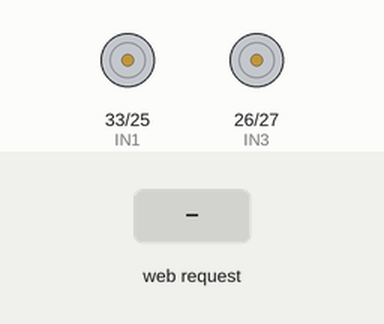
Recording of a sketch running on a simulated ESP32. On the bench: motor-driver pin pairs drawn as motors (green arrow = first pin HIGH = forward, orange = second pin HIGH = backward, longer = more drive, scaled by the enable pin). The test bench sets the inputs (shaded band). What the sketch prints to the serial monitor is not drawn.

Above: at 1.2 s.
1.3 s: HTTP request GET /go?d=f received
At 2.5 s:
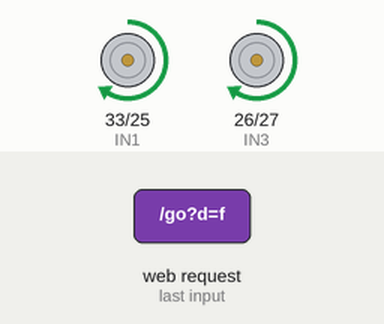
2.8 s: HTTP request GET /go received
At 3.6 s:
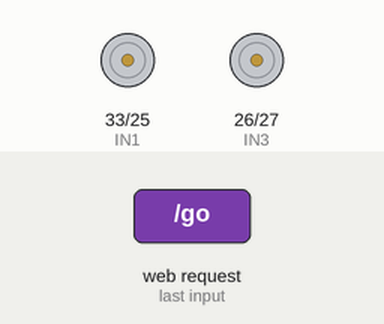
4.3 s: HTTP request GET /go?d=b received
At 4.8 s:
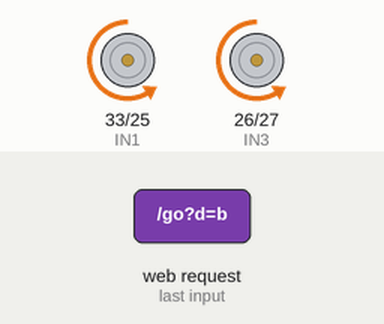
5.8 s: HTTP request GET /go?d=l received
At 7.0 s:
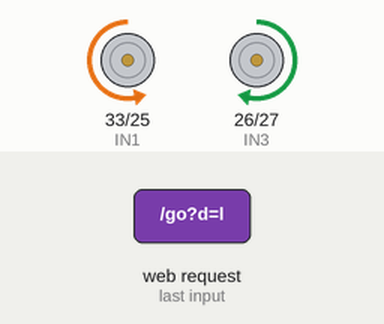
7.3 s: HTTP request GET /go?d=r received
At 8.3 s:
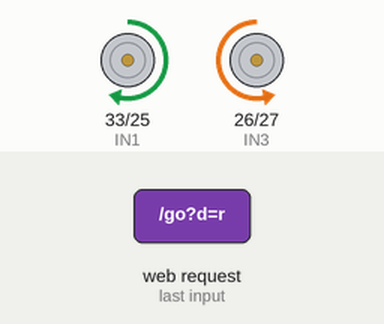
8.8 s: HTTP request GET /go?d=1 received
At 9.4 s:
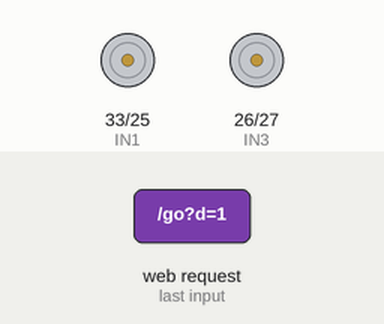
Timing chart, 0 to 11.3 s (numbered marks = the images above; inputs shaded):
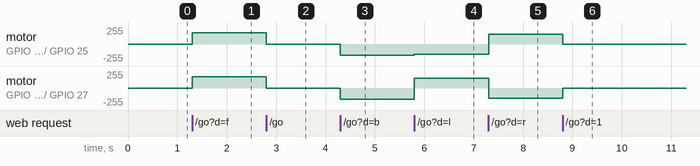

The sketch:

01_wifi_drive.ino
```cpp
// ============================================================
// Project 5 - Remote-Controlled Car
// Sketch 01: Wi-Fi Drive (the car becomes its own network)
// ============================================================
//
// WHAT THIS SKETCH DOES:
//   The ESP32 creates a Wi-Fi network with your car's name.
//   Your phone joins that network, opens one web page, and the
//   buttons on that page drive the car. No app, no internet -
//   the car IS the network.
//
// HOW TO DRIVE (after uploading):
//   1. On the phone: Settings > Wi-Fi > connect to your car's
//      network (the CAR_WIFI_NAME below).
//   2. Open the browser and go to:  192.168.4.1
//   3. Hold a button to drive. Let go - the car stops.
//
// IMPORTANT - BEFORE UPLOADING:
//   Prop the car up so the wheels spin in the AIR for the
//   first test. Only then drive on the floor.
//
// IF ONE SIDE SPINS BACKWARD:
//   Normal, not a mistake. Swap that side's two wires at the
//   L298N outputs (OUT1 <-> OUT2 for left, OUT3 <-> OUT4 for
//   right) and test again.
// ============================================================

#include <WiFi.h>
#include <WebServer.h>

// ---- YOUR CAR'S NAME (English letters/numbers for the Wi-Fi) ----
const char* CAR_WIFI_NAME = "CAR-01";     // change 01 to your station number

// ---- SPEED (0-200 maximum! 8 x AA = 12V - fresh batteries are strong) ----
const int SPEED      = 170;   // driving speed
const int TURN_SPEED = 150;   // pivot-turn speed

// ---- PIN NUMBERS (L298N driver: six pins in a row on the ESP32) ----
const int ENA = 32;  // left side speed  (PWM)
const int IN1 = 33;  // left side direction
const int IN2 = 25;  // left side direction
const int IN3 = 26;  // right side direction
const int IN4 = 27;  // right side direction
const int ENB = 14;  // right side speed (PWM)
// Each L298N channel drives BOTH motors of one side, wired in
// parallel - two motors that behave like one big motor.

WebServer server(80);

// ---- driving helpers ----
void stopCar() {
  analogWrite(ENA, 0);
  analogWrite(ENB, 0);
}

void setSides(bool leftFwd, bool rightFwd, int leftSpd, int rightSpd) {
  digitalWrite(IN1, leftFwd ? HIGH : LOW);
  digitalWrite(IN2, leftFwd ? LOW  : HIGH);
  digitalWrite(IN3, rightFwd ? HIGH : LOW);
  digitalWrite(IN4, rightFwd ? LOW  : HIGH);
  analogWrite(ENA, leftSpd);
  analogWrite(ENB, rightSpd);
}

// ---- the driving page the ESP32 serves to the phone ----
const char PAGE[] PROGMEM = R"rawliteral(
<!DOCTYPE html><html lang="he" dir="rtl"><head>
<meta charset="utf-8">
<meta name="viewport" content="width=device-width, initial-scale=1, user-scalable=no">
<title>המכונית שלי</title>
<style>
  body { margin:0; font-family:sans-serif; background:#10243e; color:#fff;
         display:flex; flex-direction:column; align-items:center; min-height:100vh;
         -webkit-user-select:none; user-select:none; touch-action:manipulation; }
  h1 { font-size:1.4rem; margin:14px 0 4px; }
  p  { margin:0 0 10px; color:#9fb6d4; font-size:0.85rem; }
  .pad { display:grid; grid-template-columns:90px 90px 90px; grid-gap:12px;
         justify-content:center; margin-top:10px; }
  button { border:none; border-radius:18px; font-size:2rem; color:#fff;
           background:#2563eb; height:90px; box-shadow:0 4px 0 #163a83; }
  button:active { transform:translateY(3px); box-shadow:0 1px 0 #163a83; }
  .stop { background:#dc2626; box-shadow:0 4px 0 #7f1d1d; font-size:1.3rem; font-weight:700; }
  .ghost { visibility:hidden; }
</style></head><body>
<h1>&#128663; המכונית שלי</h1>
<p>מחזיקים כפתור כדי לנסוע &middot; עוזבים &mdash; והמכונית עוצרת</p>
<div class="pad">
  <button class="ghost"></button>
  <button id="f">&#8679;</button>
  <button class="ghost"></button>
  <button id="r">&#8680;</button>
  <button class="stop" id="s">עצור</button>
  <button id="l">&#8678;</button>
  <button class="ghost"></button>
  <button id="b">&#8681;</button>
  <button class="ghost"></button>
</div>
<script>
  function go(c){ fetch('/go?d='+c).catch(function(){}); }
  ['f','b','l','r'].forEach(function(id){
    var el = document.getElementById(id);
    el.addEventListener('pointerdown', function(e){ e.preventDefault(); go(id); });
    el.addEventListener('pointerup',   function(){ go('s'); });
    el.addEventListener('pointercancel', function(){ go('s'); });
    el.addEventListener('contextmenu', function(e){ e.preventDefault(); });
  });
  document.getElementById('s').addEventListener('pointerdown', function(){ go('s'); });
</script>
</body></html>
)rawliteral";

void handleRoot() { server.send_P(200, "text/html; charset=utf-8", PAGE); }

void handleGo() {
  String d = server.arg("d");
  if      (d == "f") setSides(true,  true,  SPEED, SPEED);        // forward
  else if (d == "b") setSides(false, false, SPEED, SPEED);        // back
  else if (d == "l") setSides(false, true,  TURN_SPEED, TURN_SPEED); // pivot left
  else if (d == "r") setSides(true,  false, TURN_SPEED, TURN_SPEED); // pivot right
  else               stopCar();                                   // anything else = stop
  server.send(200, "text/plain", "ok");
}

void setup() {
  pinMode(IN1, OUTPUT); pinMode(IN2, OUTPUT);
  pinMode(IN3, OUTPUT); pinMode(IN4, OUTPUT);
  pinMode(ENA, OUTPUT); pinMode(ENB, OUTPUT);
  stopCar();

  Serial.begin(115200);
  WiFi.softAP(CAR_WIFI_NAME);            // the car becomes a Wi-Fi network
  Serial.print("Network: ");
  Serial.println(CAR_WIFI_NAME);
  Serial.print("Page:    http://");
  Serial.println(WiFi.softAPIP());       // this prints 192.168.4.1

  server.on("/", handleRoot);
  server.on("/go", handleGo);
  server.begin();
}

void loop() {
  server.handleClient();
}
```

Measured:
- after the input at 1.3 s, motor on GPIO 33 (IN1) / GPIO 25 (IN2), motor on GPIO 26 (IN3) / GPIO 27 (IN4): stopped → forward 170/255 at once
- after the input at 2.8 s, motor on GPIO 33 (IN1) / GPIO 25 (IN2), motor on GPIO 26 (IN3) / GPIO 27 (IN4): forward 170/255 → stopped at once
- after the input at 4.3 s, motor on GPIO 33 (IN1) / GPIO 25 (IN2), motor on GPIO 26 (IN3) / GPIO 27 (IN4): stopped → backward 170/255 at once
- after the input at 5.8 s, motor on GPIO 33 (IN1) / GPIO 25 (IN2): backward 170/255 → backward 150/255 at once; motor on GPIO 26 (IN3) / GPIO 27 (IN4): backward 170/255 → forward 150/255 at once
- after the input at 7.3 s, motor on GPIO 33 (IN1) / GPIO 25 (IN2): backward 150/255 → forward 150/255 at once; motor on GPIO 26 (IN3) / GPIO 27 (IN4): forward 150/255 → backward 150/255 at once
- after the input at 8.8 s, motor on GPIO 33 (IN1) / GPIO 25 (IN2): forward 150/255 → stopped at once; motor on GPIO 26 (IN3) / GPIO 27 (IN4): backward 150/255 → stopped at once
